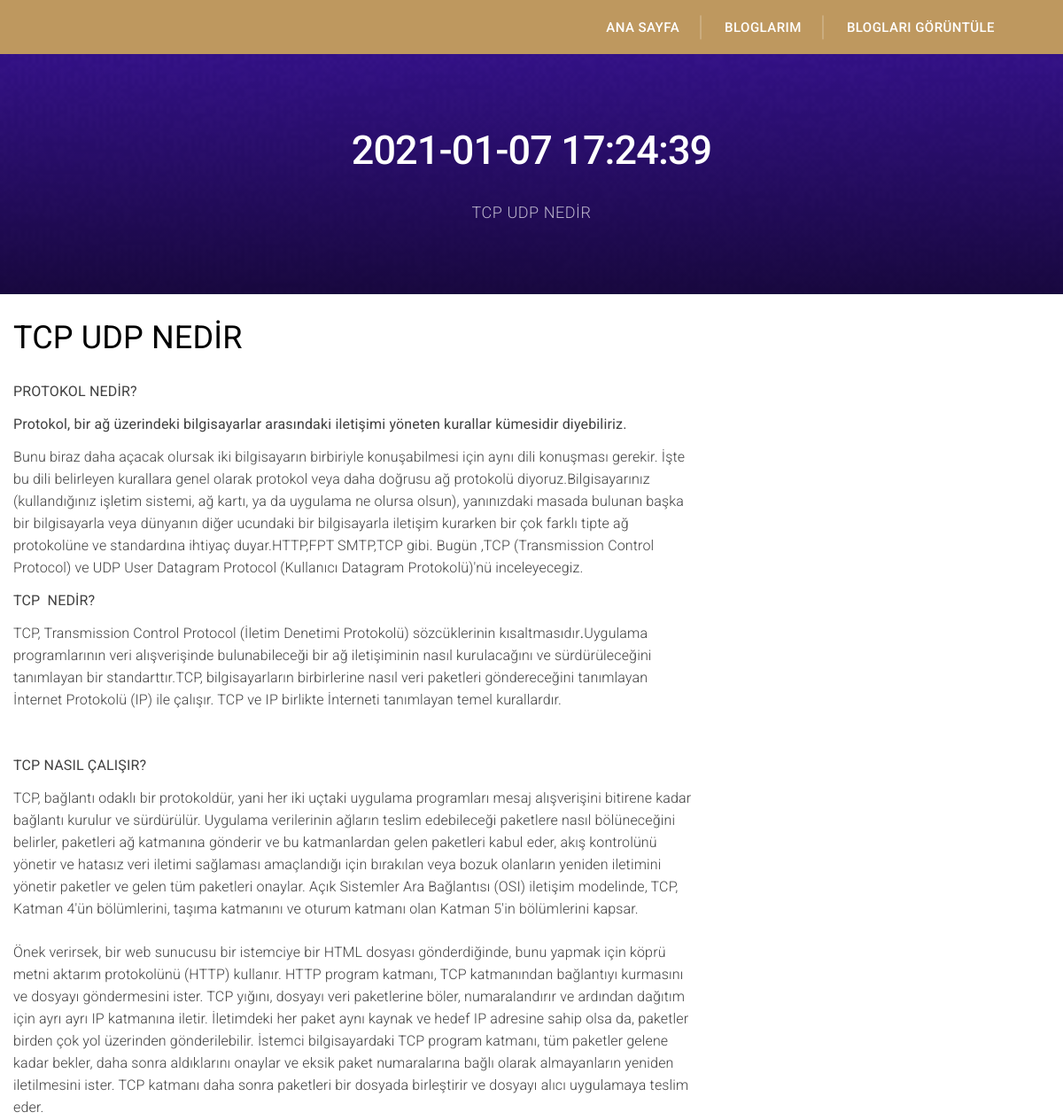
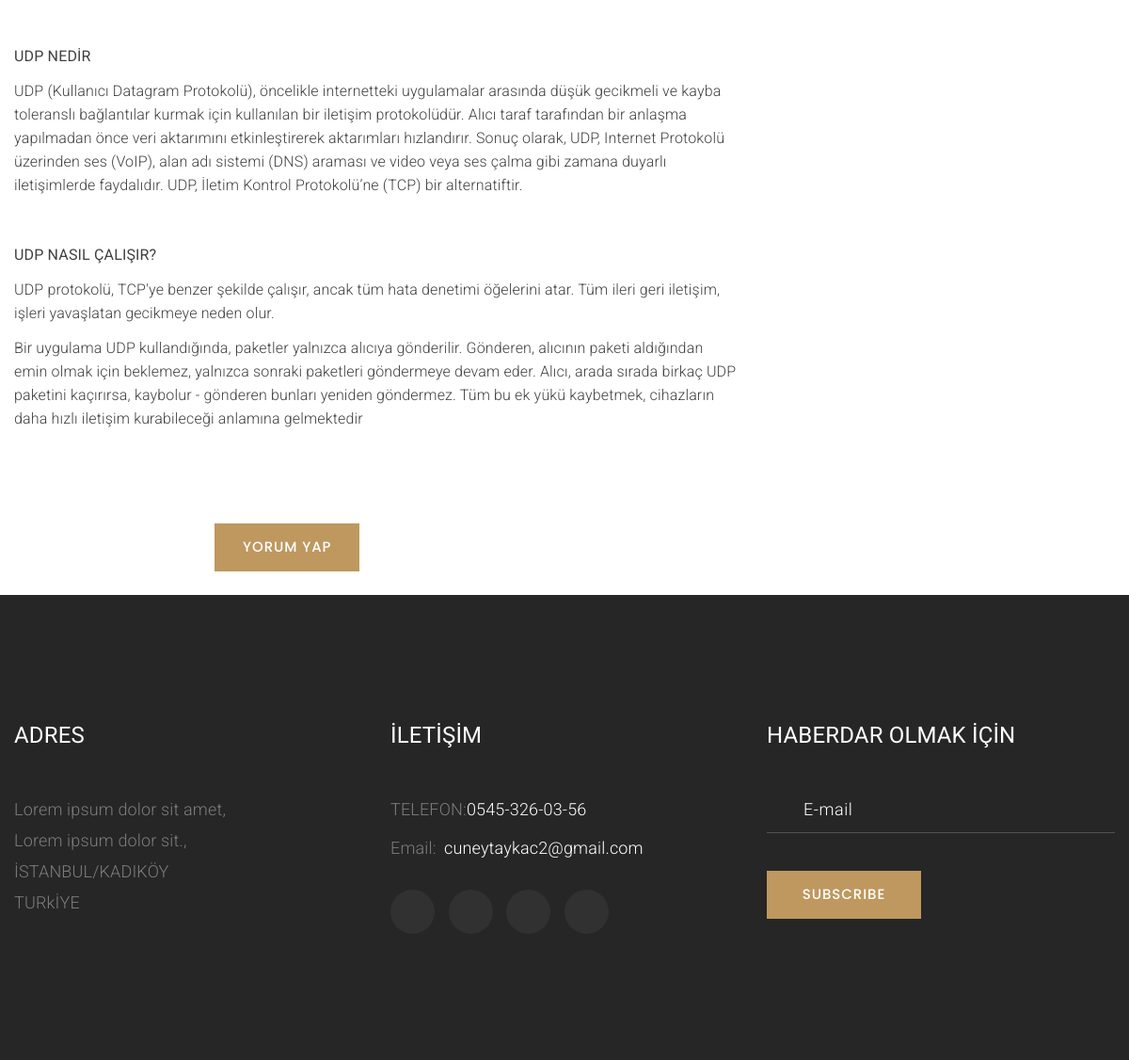
The app's page /BlogGoruntule.php?ID=9 with its own data (2 pictures, top to bottom).
### tables this page shows
CREATE TABLE `blogum` (
  `BlogumID` int(11) NOT NULL,
  `BlogBaslik` varchar(250) NOT NULL,
  `BlogOnizleme` text NOT NULL,
  `BlogMetin` text NOT NULL,
  `BlogTarih` timestamp NOT NULL DEFAULT current_timestamp() ON UPDATE current_timestamp(),
  `Resim` varchar(250) NOT NULL
);

### BlogGoruntule.php (the view)
<?php
include 'include/header.php';
?>
<?php
$id = $_GET['ID'];
include 'Admin/baglan.php';
$sorgu = $baglanti->prepare("SELECT * FROM blogum where BlogumID=:id");
$sorgu->execute(array(
	"id" => $id
));
$cek = $sorgu->fetch(PDO::FETCH_ASSOC);
?>
<section class="breadcrumbs-custom bg-image context-dark" style="background-image: url('resim/<?php echo $cek['Resim'];?>');?>">
	<div class="container">
		<h3 class="breadcrumbs-custom-title"><?php echo $cek['BlogTarih']; ?></h3>
		<pre-footer-classic class="breadcrumbs-custom-subtitle"><?php echo substr($cek['BlogOnizleme'],0,30);?></pre-footer-classic>
	</div>
</section>
<div class="container" style="margin-top:25px; margin-bottom: 25px;">
	<div class="row">
		<div class="col-xl-8">
			<ul class="list-xl">
				<li>
					<h4><?php echo $cek['BlogBaslik']?></h4>
					<p><?php echo $cek['BlogMetin']?></p>
				</li>
			</ul>
		</div>
	</div>
</div>
<a class="button button-default" href="YorumYap.php?ID=<?php echo $cek['BlogumID'];?>" style="margin-left: 19%; margin-top: 25px; margin-bottom: 25px;">YORUM YAP</a>
<?php include 'include/footer.php';?>

### include/header.php (shortened to what this page needs)
<html class="wide wow-animation desktop landscape rd-navbar-static-linked" lang="en"><head>
  <link rel="stylesheet" href="css/bootstrap.css">
  <link rel="stylesheet" href="css/fonts.css">
  <link rel="stylesheet" href="css/style.css">
  <link rel="stylesheet" href="css/hakkımızda.css"/>
</head>
<body>
  <div class="page animated" style="animation-duration: 500ms;">
    <section class="section section-relative section-header">
      <header class="section page-header header-absolute">
        <div class="rd-navbar-wrap" style="height: 97px;">
          <nav class="rd-navbar rd-navbar-aside rd-navbar-original rd-navbar-static rd-navbar--is-stuck" data-layout="rd-navbar-fixed" data-sm-layout="rd-navbar-fixed" data-md-layout="rd-navbar-fixed" data-md-device-layout="rd-navbar-fixed" data-lg-layout="rd-navbar-static" data-lg-device-layout="rd-navbar-static" data-xl-layout="rd-navbar-static" data-xl-device-layout="rd-navbar-static" data-lg-stick-up-offset="46px" data-xl-stick-up-offset="46px" data-xxl-stick-up-offset="46px" data-lg-stick-up="true" data-xl-stick-up="true" data-xxl-stick-up="true">
            <div class="rd-navbar-main-outer">
              <div class="rd-navbar-main">
                <div class="rd-navbar-nav-wrap toggle-original-elements">
                  <ul class="rd-navbar-nav">
                    <li class="rd-nav-item <?php if ((basename($_SERVER['PHP_SELF'])=='index.php')){echo 'active';}?>"><a class="rd-nav-link" href="index.php">Ana Sayfa</a>
                    </li>
                    <li class="rd-nav-item"><a class="rd-nav-link" href="#blog">Bloglarım</a>
                    </li>
                    <li class="rd-nav-item <?php if ((basename($_SERVER['PHP_SELF'])=='BloglariGoruntule.php')){echo 'active';}?>"><a class="rd-nav-link" href="BloglariGoruntule.php">Blogları Görüntüle</a>
                    </li>
                  </ul>
                </div>
              </div>
            </div>
          </nav>
        </div>
      </header>

### include/footer.php (shortened to what this page needs)
  <div class="pre-footer-classic bg-gray-700 context-dark">
    <div class="container">
      <div class="row row-30 justify-content-lg-between">
        <div class="col-sm-6 col-lg-3 col-xl-3">
          <h5>ADRES</h5>
          <ul class="list list-sm">
            <li>
              <p>Lorem ipsum dolor sit amet,</p>
            </li>
            <li>
              <p>Lorem ipsum dolor sit.,</p>
            </li>
            <li>
              <p>İSTANBUL/KADIKÖY</p>
            </li>
            <li>
              <p>TURkİYE</p>
            </li>
          </ul>
        </div>
        <div class="col-sm-6 col-lg-4 col-xl-3">
          <h5>İLETİŞİM</h5>
          <dl class="list-terms-custom">
            <dt>TELEFON:</dt>
            <dd><a class="link-default" href="tel:#">0545-326-03-56</a></dd>
          </dl>
          <dl class="list-terms-custom">
            <dt>Email:</dt>
            <dd><a class="link-default" href="mailto:#">cuneytaykac2@gmail.com</a></dd>
          </dl>
          <ul class="list-inline list-inline-sm">
            <li><a class="icon icon-sm icon-gray-filled icon-circle mdi mdi-facebook" href="#"></a></li>
            <li><a class="icon icon-sm icon-gray-filled icon-circle mdi mdi-instagram" href="#"></a></li>
            <li><a class="icon icon-sm icon-gray-filled icon-circle mdi mdi-behance" href="#"></a></li>
            <li><a class="icon icon-sm icon-gray-filled icon-circle mdi mdi-twitter" href="#"></a></li>
          </ul>
        </div>
        <div class="col-lg-4">
          <h5>HABERDAR OLMAK İÇİN</h5>
          <form class="rd-form rd-mailform" data-form-output="form-output-global" data-form-type="contact" method="post" action="bat/rd-mailform.php" novalidate="novalidate">
            <div class="form-wrap form-wrap-icon">
              <div class="form-icon mdi mdi-email-outline"></div>
              <input class="form-input form-control-has-validation" id="footer-email" type="email" name="email" data-constraints="@Email @Required"><span class="form-validation"></span>
              <label class="form-label rd-input-label" for="footer-email">E-mail</label>
            </div>
            <div class="button-wrap">
              <button class="button button-default button-invariable" type="submit">Subscribe</button>
            </div>
          </form>
        </div>
      </div>
    </div>
  </div>
</div>

### records on screen
blogum: Resim (picture), BlogTarih "2021-01-07 17:24:39", BlogOnizleme "TCP UDP NEDİR", BlogBaslik "TCP UDP NEDİR", BlogMetin "PROTOKOL NEDİR? Protokol, bir ağ üzerindeki bilgisayarlar arasındaki iletişimi yöneten kurallar kümesidir diyebiliriz. Bunu biraz daha açacak olursak iki bilgisayarın birbiriyle konuşabilmesi için aynı dili konuşması gerekir. İşte bu dili belirleyen kurallara genel olarak protokol veya daha doğrusu ağ protokolü diyoruz.Bilgisayarınız (kullandığınız işletim sistemi, ağ kartı, ya da uygulama ne olursa olsun), yanınızdaki masada bulunan başka bir bilgisayarla veya dünyanın diğer ucundaki bir bilgisayarla iletişim kurarken bir çok farklı tipte ağ protokolüne ve standardına ihtiyaç duyar.HTTP,FPT SMTP,TCP gibi. Bugün ,TCP (Transmission Control Protocol) ve UDP User Datagram Protocol (Kullanıcı…"
